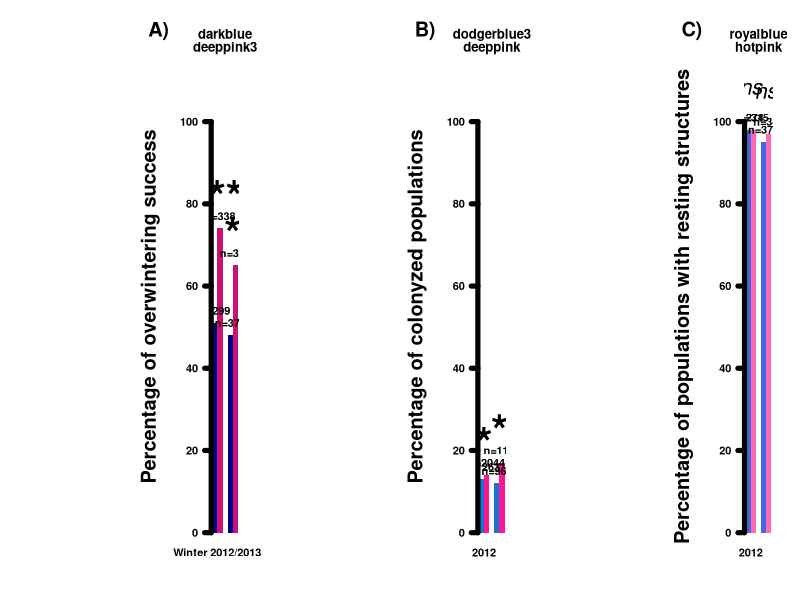
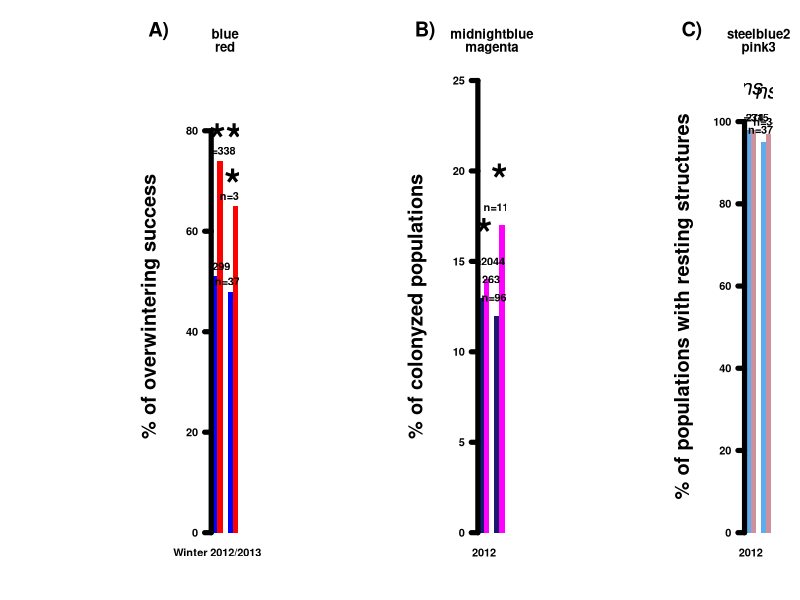
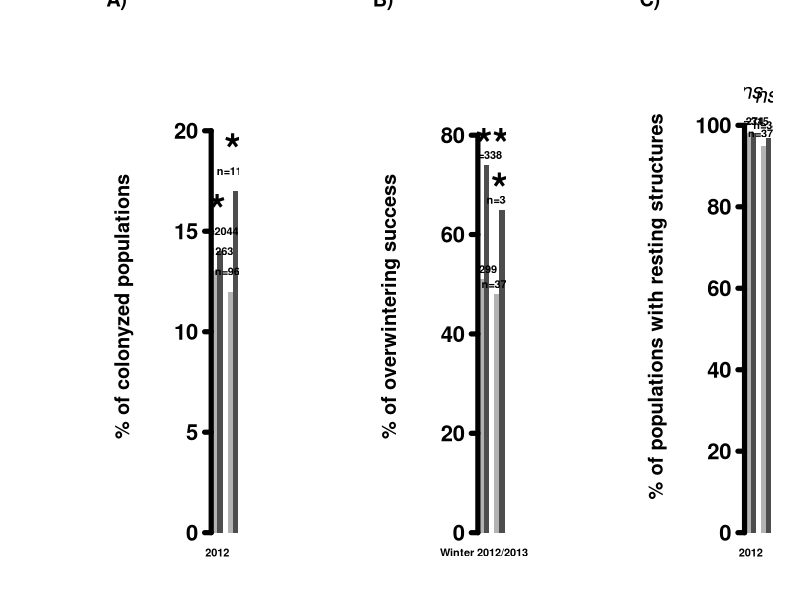
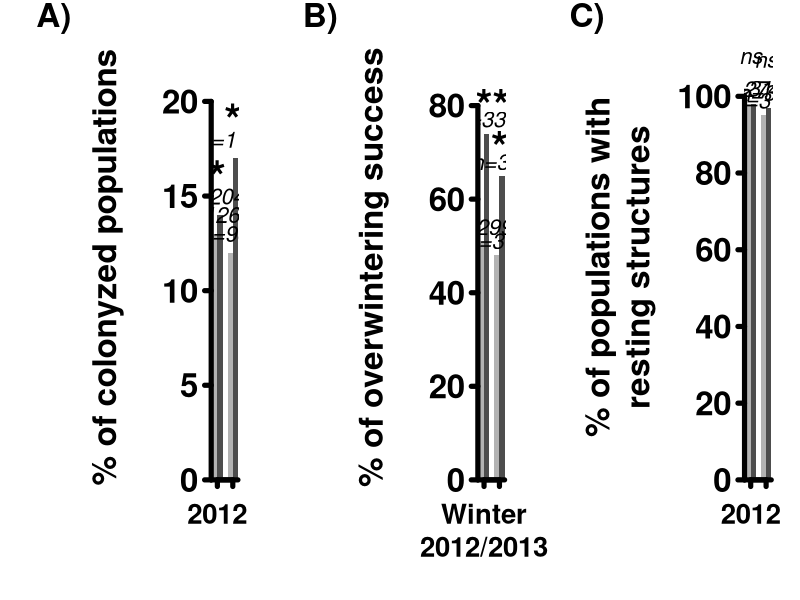
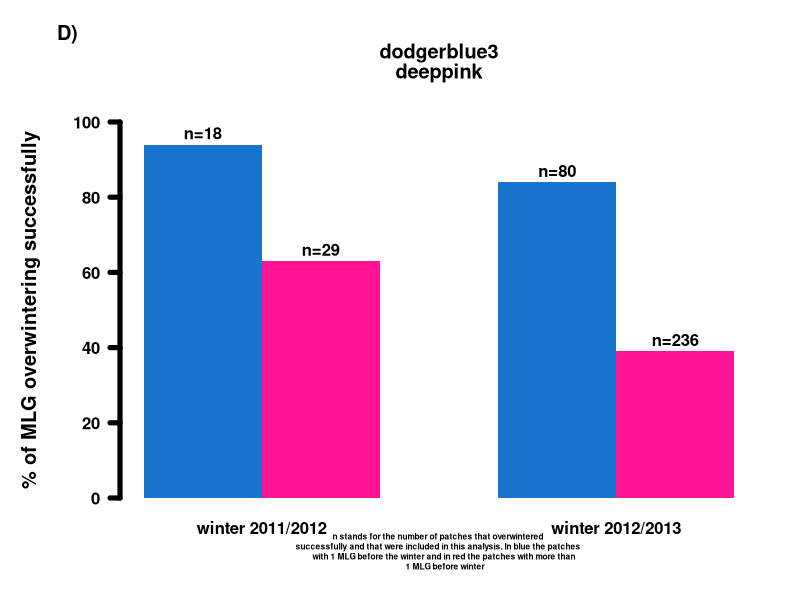

Write the R code that produced these figures, in order.
###############################################################################
###############################################################################
#barplot of the effect of coinfection on different parameters
###############################################################################
###############################################################################


###############################################################################
#first try
###############################################################################

op<-par(mfrow=c(1,3),mar=c(5.1,16,6.1,2.1), oma=c(0,0,0,0))

#first plot for the overwintering success
coolcol<-c("darkblue","deeppink3")
datmat<-matrix(c(51,74,48,65),nrow=2)
temp<-barplot(datmat,beside=TRUE,border=NA,col=coolcol,
              names.arg=list("Winter 2012/2013","Winter 2013/2014"),
              main=coolcol,font=2,las=1,cex.lab=2,lwd=5,ylim=c(0,110))
mtext(side=2,text="Percentage of overwintering success",line=4,font=2,cex=1.2)
text(temp[1],datmat[1]+3,"n=299",font=2)
text(temp[2],datmat[2]+3,"n=338",font=2)
text((temp[1]+temp[2])/2,max(datmat[1:2])+10,"***",font=2,cex=4)
text(temp[3],datmat[3]+3,"n=372",font=2)
text(temp[4],datmat[4]+3,"n=346",font=2)
text((temp[3]+temp[4])/2,max(datmat[3:4])+10,"*",font=2,cex=4)
mtext(side=2,text="A)",font=2,cex=1.2,adj=3,padj=-18,las=1)

#second plot for the colonization success
coolcol<-c("dodgerblue3","deeppink")
datmat<-matrix(c(13,14,12,17),nrow=2)
temp<-barplot(datmat,beside=TRUE,border=NA,col=coolcol,
              names.arg=list("2012","2013"),
              main=coolcol,font=2,las=1,cex.lab=2,lwd=5,ylim=c(0,110))
mtext(side=2,text="Percentage of colonyzed populations",line=4,font=2,cex=1.2)
text(temp[1],datmat[1]+3,"n=1263",font=2)
text(temp[2],datmat[2]+3,"n=2044",font=2)
text((temp[1]+temp[2])/2,max(datmat[1:2])+10,"*",font=2,cex=4)
text(temp[3],datmat[3]+3,"n=962",font=2)
text(temp[4],datmat[4]+3,"n=1184",font=2)
text((temp[3]+temp[4])/2,max(datmat[3:4])+10,"*",font=2,cex=4)
mtext(side=2,text="B)",font=2,cex=1.2,adj=3,padj=-18,las=1)

#third plot for the production of overwintering structures
coolcol<-c("royalblue","hotpink")
datmat<-matrix(c(98,98,95,97),nrow=2)
temp<-barplot(datmat,beside=TRUE,border=NA,col=coolcol,
              names.arg=list("2012","2013"),
              main=coolcol,font=2,las=1,cex.lab=2,lwd=5,ylim=c(0,110))
mtext(side=2,text="Percentage of populations with resting structures",
      line=4,font=2,cex=1.2)
text(temp[1],datmat[1]+3,"n=274",font=2)
text(temp[2],datmat[2]+3,"n=315",font=2)
text((temp[1]+temp[2])/2,max(datmat[1:2])+10,"ns",font=3,cex=2)
text(temp[3],datmat[3]+3,"n=374",font=2)
text(temp[4],datmat[4]+3,"n=343",font=2)
text((temp[3]+temp[4])/2,max(datmat[3:4])+10,"ns",font=3,cex=2)
mtext(side=2,text="C)",font=2,cex=1.2,adj=3,padj=-18,las=1)

par(op)

#export to pdf 16 X 9 inches


###############################################################################
#second try
###############################################################################

op<-par(mfrow=c(1,3),mar=c(5.1,16,6.1,2.1), oma=c(0,0,0,0))

#first plot for the overwintering success
coolcol<-c("blue","red")
datmat<-matrix(c(51,74,48,65),nrow=2)
temp<-barplot(datmat,beside=TRUE,border=NA,col=coolcol,
              names.arg=list("Winter 2012/2013","Winter 2013/2014"),
              main=coolcol,font=2,las=1,cex.lab=2,lwd=5,ylim=c(0,90))
mtext(side=2,text="% of overwintering success",line=4,font=2,cex=1.2)
text(temp[1],datmat[1]+2,"n=299",font=2)
text(temp[2],datmat[2]+2,"n=338",font=2)
text((temp[1]+temp[2])/2,max(datmat[1:2])+6,"***",font=2,cex=4)
text(temp[3],datmat[3]+2,"n=372",font=2)
text(temp[4],datmat[4]+2,"n=346",font=2)
text((temp[3]+temp[4])/2,max(datmat[3:4])+6,"*",font=2,cex=4)
mtext(side=2,text="A)",font=2,cex=1.2,adj=3,padj=-18,las=1)

#second plot for the colonization success
coolcol<-c("midnightblue","magenta")
datmat<-matrix(c(13,14,12,17),nrow=2)
temp<-barplot(datmat,beside=TRUE,border=NA,col=coolcol,
              names.arg=list("2012","2013"),
              main=coolcol,font=2,las=1,cex.lab=2,lwd=5,ylim=c(0,25))
mtext(side=2,text="% of colonyzed populations",line=4,font=2,cex=1.2)
text(temp[1],datmat[1]+1,"n=1263",font=2)
text(temp[2],datmat[2]+1,"n=2044",font=2)
text((temp[1]+temp[2])/2,max(datmat[1:2])+3,"*",font=2,cex=4)
text(temp[3],datmat[3]+1,"n=962",font=2)
text(temp[4],datmat[4]+1,"n=1184",font=2)
text((temp[3]+temp[4])/2,max(datmat[3:4])+3,"*",font=2,cex=4)
mtext(side=2,text="B)",font=2,cex=1.2,adj=3,padj=-18,las=1)

#third plot for the production of overwintering structures
coolcol<-c("steelblue2","pink3")
datmat<-matrix(c(98,98,95,97),nrow=2)
temp<-barplot(datmat,beside=TRUE,border=NA,col=coolcol,
              names.arg=list("2012","2013"),
              main=coolcol,font=2,las=1,cex.lab=2,lwd=5,ylim=c(0,110))
mtext(side=2,text="% of populations with resting structures",
      line=4,font=2,cex=1.2)
text(temp[1],datmat[1]+3,"n=274",font=2)
text(temp[2],datmat[2]+3,"n=315",font=2)
text((temp[1]+temp[2])/2,max(datmat[1:2])+10,"ns",font=3,cex=2)
text(temp[3],datmat[3]+3,"n=374",font=2)
text(temp[4],datmat[4]+3,"n=343",font=2)
text((temp[3]+temp[4])/2,max(datmat[3:4])+10,"ns",font=3,cex=2)
mtext(side=2,text="C)",font=2,cex=1.2,adj=3,padj=-18,las=1)

par(op)

#export to pdf 16 X 9 inches

which(colors()=="hotpink")


###############################################################################
#third try, this time not in color, but with 2 shades of greys
###############################################################################

op<-par(mfrow=c(1,3),mar=c(5.1,16,6.1,2.1), oma=c(0,0,0,0))

coolcol<-c("grey70","grey30")

#first plot for the colonization success
datmat<-matrix(c(13,14,12,17),nrow=2)
temp<-barplot(datmat,beside=TRUE,border=NA,col=coolcol,
              names.arg=list("2012","2013"),
              font=2,las=1,cex.axis=2,cex.names=1,lwd=5,ylim=c(0,22.5))
mtext(side=2,text="% of colonyzed populations",line=6,font=2,cex=1.2)
text(temp[1],datmat[1]+1,"n=1263",font=2)
text(temp[2],datmat[2]+1,"n=2044",font=2)
text((temp[1]+temp[2])/2,max(datmat[1:2])+2.5,"*",font=2,cex=4)
text(temp[3],datmat[3]+1,"n=962",font=2)
text(temp[4],datmat[4]+1,"n=1184",font=2)
text((temp[3]+temp[4])/2,max(datmat[3:4])+2.5,"*",font=2,cex=4)
mtext(side=2,text="A)",font=2,cex=1.2,adj=5,padj=-20,las=1)


#second plot for the overwintering success
datmat<-matrix(c(51,74,48,65),nrow=2)
temp<-barplot(datmat,beside=TRUE,border=NA,col=coolcol,
              names.arg=list("Winter 2012/2013","Winter 2013/2014"),
              font=2,las=1,cex.axis=2,cex.names=1,lwd=5,ylim=c(0,91))
mtext(side=2,text="% of overwintering success",line=6,font=2,cex=1.2)
text(temp[1],datmat[1]+2,"n=299",font=2)
text(temp[2],datmat[2]+2,"n=338",font=2)
text((temp[1]+temp[2])/2,max(datmat[1:2])+6,"***",font=2,cex=4)
text(temp[3],datmat[3]+2,"n=372",font=2)
text(temp[4],datmat[4]+2,"n=346",font=2)
text((temp[3]+temp[4])/2,max(datmat[3:4])+6,"*",font=2,cex=4)
mtext(side=2,text="B)",font=2,cex=1.2,adj=5,padj=-20,las=1)


#third plot for the production of overwintering structures
datmat<-matrix(c(98,98,95,97),nrow=2)
temp<-barplot(datmat,beside=TRUE,border=NA,col=coolcol,
              names.arg=list("2012","2013"),
              font=2,las=1,cex.axis=2,cex.names=1,lwd=5,ylim=c(0,111))
mtext(side=2,text="% of populations with resting structures",
      line=6,font=2,cex=1.2)
text(temp[1],datmat[1]+3,"n=274",font=2)
text(temp[2],datmat[2]+3,"n=315",font=2)
text((temp[1]+temp[2])/2,max(datmat[1:2])+10,"ns",font=3,cex=2)
text(temp[3],datmat[3]+3,"n=374",font=2)
text(temp[4],datmat[4]+3,"n=343",font=2)
text((temp[3]+temp[4])/2,max(datmat[3:4])+10,"ns",font=3,cex=2)
mtext(side=2,text="C)",font=2,cex=1.2,adj=5,padj=-20,las=1)

par(op)

#export to pdf 16 X 9 inches


###############################################################################
#fourth try, still not in color, with bigger text font
###############################################################################

op<-par(mfrow=c(1,3),mar=c(5.1,16,3.1,2.1), oma=c(4,0,1,0))

coolcol<-c("grey70","grey30")

#first plot for the colonization success
datmat<-matrix(c(13,14,12,17),nrow=2)
temp<-barplot(datmat,beside=TRUE,border=NA,col=coolcol,font=2,las=1,
              cex.axis=3,cex.names=1,lwd=5,ylim=c(0,22.5),xpd=FALSE)
axis(1,at=c(0,6),lwd=5,labels=FALSE,lwd.ticks=0)
axis(1,at=c(2,5),labels=list("2012","2013"),lwd=5,font=2,cex.axis=2.5,padj=1)
mtext(side=2,text="% of colonyzed populations",line=7,font=2,cex=2)
text(temp[1],datmat[1]+1,"n=1263",font=3,cex=2)
text(temp[2],datmat[2]+1,"n=2044",font=3,cex=2)
text((temp[1]+temp[2])/2,max(datmat[1:2])+2.5,"*",font=2,cex=4)
text(temp[3],datmat[3]+1,"n=962",font=3,cex=2)
text(temp[4],datmat[4]+1,"n=1184",font=3,cex=2)
text((temp[3]+temp[4])/2,max(datmat[3:4])+2.5,"*",font=2,cex=4)
mtext(side=2,text="A)",font=2,cex=2,adj=5,padj=-10,las=1)


#second plot for the overwintering success
datmat<-matrix(c(51,74,48,65),nrow=2)
temp<-barplot(datmat,beside=TRUE,border=NA,col=coolcol,font=2,las=1,
              cex.axis=3,cex.names=1,lwd=5,ylim=c(0,91),xpd=FALSE)
axis(1,at=c(0,6),lwd=5,labels=FALSE,lwd.ticks=0)
axis(1,at=c(2,5),labels=list("Winter\n2012/2013","Winter\n2013/2014"),lwd=5,
     font=2,cex.axis=2.5,padj=1)
mtext(side=2,text="% of overwintering success",line=7,font=2,cex=2)
text(temp[1],datmat[1]+3,"n=299",font=3,cex=2)
text(temp[2],datmat[2]+3,"n=338",font=3,cex=2)
text((temp[1]+temp[2])/2,max(datmat[1:2])+8,"***",font=2,cex=4)
text(temp[3],datmat[3]+3,"n=372",font=3,cex=2)
text(temp[4],datmat[4]+3,"n=346",font=3,cex=2)
text((temp[3]+temp[4])/2,max(datmat[3:4])+8,"*",font=2,cex=4)
mtext(side=2,text="B)",font=2,cex=2,adj=5,padj=-10,las=1)


#third plot for the production of overwintering structures
datmat<-matrix(c(98,98,95,97),nrow=2)
temp<-barplot(datmat,beside=TRUE,border=NA,col=coolcol,font=2,las=1,
              cex.axis=3,cex.names=1,lwd=5,ylim=c(0,111),xpd=FALSE)
axis(1,at=c(0,6),lwd=5,labels=FALSE,lwd.ticks=0)
axis(1,at=c(2,5),labels=list("2012","2013"),lwd=5,font=2,cex.axis=2.5,padj=1)
mtext(side=2,text="% of populations with\nresting structures",
      line=7,font=2,cex=2)
text(temp[1],datmat[1]+4,"n=274",font=3,cex=2)
text(temp[2],datmat[2]+4,"n=315",font=3,cex=2)
text((temp[1]+temp[2])/2,max(datmat[1:2])+12,"ns",font=3,cex=2,xpd=TRUE)
text(temp[3],datmat[3]+4,"n=374",font=3,cex=2)
text(temp[4],datmat[4]+4,"n=343",font=3,cex=2)
text((temp[3]+temp[4])/2,max(datmat[3:4])+12,"ns",font=3,cex=2)
mtext(side=2,text="C)",font=2,cex=2,adj=5,padj=-10,las=1)

par(op)

#export to pdf 24.5 x 7 inches
#export to TIFF 2049 x 600 pixels (but problem of resolution for publication,
#72 ppi instead of 300-600 ppi required)


###############################################################################
#barplot for the mono-MLG vs several-MLG MLG survival rate
###############################################################################

op<-par(mfrow=c(1,1),mar=c(5.1,6,6.1,2.1), oma=c(0,0,0,0))

coolcol<-c("dodgerblue3","deeppink")
datmat<-matrix(c(94,63,84,39),nrow=2)
temp<-barplot(datmat,beside=TRUE,border=NA,col=coolcol,
              names.arg=list("winter 2011/2012","winter 2012/2013"),
              main=coolcol,font=2,las=1,cex.lab=2,lwd=5,ylim=c(0,100))
mtext(side=2,text="% of MLG overwintering successfully",line=4,font=2,cex=1.2)
text(temp[1],datmat[1]+3,"n=18",font=2)
text(temp[2],datmat[2]+3,"n=29",font=2)
#text((temp[1]+temp[2])/2,max(datmat[1:2])+3,"*",font=2,cex=4)
text(temp[3],datmat[3]+3,"n=80",font=2)
text(temp[4],datmat[4]+3,"n=236",font=2)
#text((temp[3]+temp[4])/2,max(datmat[3:4])+3,"*",font=2,cex=4)
mtext(side=2,text="D)",font=2,cex=1.2,adj=3,padj=-18,las=1)
mtext(side=1,text="n stands for the number of patches that overwintered 
successfully and that were included in this analysis. In blue the patches 
      with 1 MLG before the winter and in red the patches with more than 
      1 MLG before winter",
      font=2,cex=0.5,adj=NA,padj=1.5,las=0)

par(op)

#export to pdf 6 X 9 inches


###############################################################################
#END
###############################################################################
